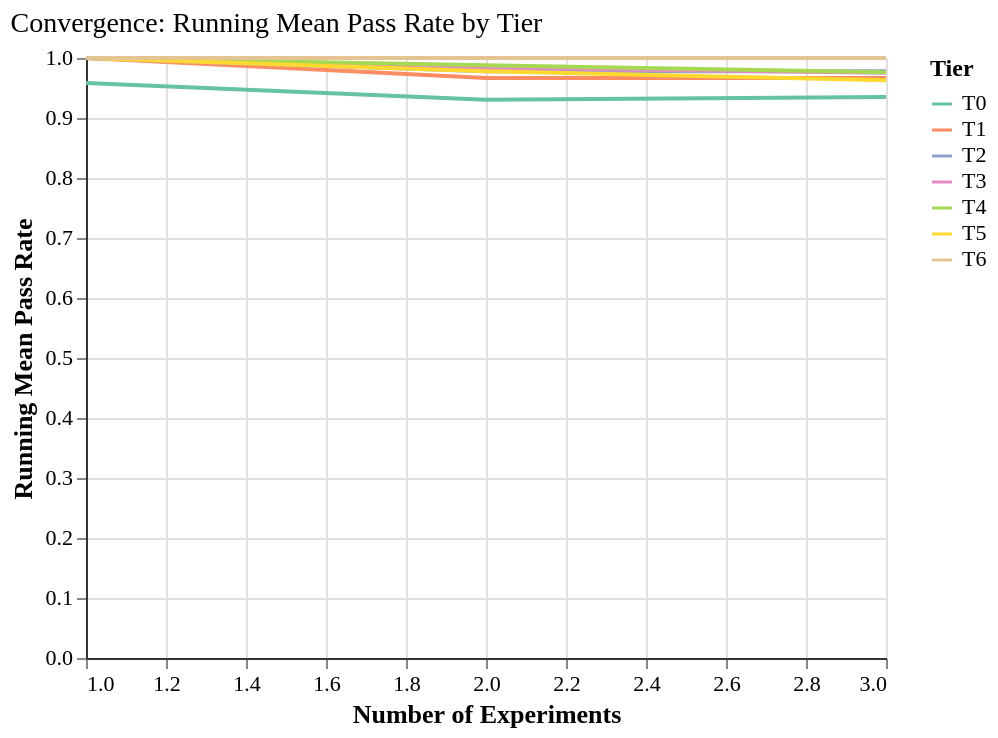

Specify this chart in Vega-Lite:
### Vega-Lite specification from a JSON file in a GitHub repository (floating-point values rounded to 4 significant figures)
{"config": {"font": "serif", "axis": {"labelFontSize": 11, "titleFontSize": 13, "gridColor": "#e0e0e0", "domainColor": "#333333"}, "legend": {"labelFontSize": 11, "titleFontSize": 12}, "title": {"fontSize": 14, "anchor": "start", "fontWeight": "normal"}, "view": {"stroke": null, "continuousWidth": 400, "continuousHeight": 300}, "mark": {"tooltip": true}}, "data": {"name": "data-9818e6e78b18ed1447c77591a4f382d4"}, "mark": {"type": "line"}, "encoding": {"color": {"field": "tier", "scale": {"domain": ["T0", "T1", "T2", "T3", "T4", "T5", "T6"], "range": ["#66c2a5", "#fc8d62", "#8da0cb", "#e78ac3", "#a6d854", "#ffd92f", "#e5c494"]}, "sort": ["T0", "T1", "T2", "T3", "T4", "T5", "T6"], "title": "Tier", "type": "ordinal"}, "tooltip": [{"field": "tier", "title": "Tier", "type": "ordinal"}, {"field": "n_experiments", "title": "Experiments", "type": "quantitative"}, {"field": "running_mean", "format": ".3f", "title": "Running Mean", "type": "quantitative"}], "x": {"field": "n_experiments", "title": "Number of Experiments", "type": "quantitative"}, "y": {"field": "running_mean", "scale": {"domain": [0, 1]}, "title": "Running Mean Pass Rate", "type": "quantitative"}}, "title": "Convergence: Running Mean Pass Rate by Tier", "$schema": "https://vega.github.io/schema/vega-lite/v6.1.0.json", "datasets": {"data-9818e6e78b18ed1447c77591a4f382d4": [{"tier": "T0", "n_experiments": 1, "running_mean": 0.9583}, {"tier": "T0", "n_experiments": 2, "running_mean": 0.9306}, {"tier": "T0", "n_experiments": 3, "running_mean": 0.9352}, {"tier": "T1", "n_experiments": 1, "running_mean": 1.0}, {"tier": "T1", "n_experiments": 2, "running_mean": 0.9667}, {"tier": "T1", "n_experiments": 3, "running_mean": 0.9667}, {"tier": "T2", "n_experiments": 1, "running_mean": 1.0}, {"tier": "T2", "n_experiments": 2, "running_mean": 0.9778}, {"tier": "T2", "n_experiments": 3, "running_mean": 0.9778}, {"tier": "T3", "n_experiments": 1, "running_mean": 1.0}, {"tier": "T3", "n_experiments": 2, "running_mean": 0.9837}, {"tier": "T3", "n_experiments": 3, "running_mean": 0.9756}, {"tier": "T4", "n_experiments": 1, "running_mean": 1.0}, {"tier": "T4", "n_experiments": 2, "running_mean": 0.9881}, {"tier": "T4", "n_experiments": 3, "running_mean": 0.9762}, {"tier": "T5", "n_experiments": 1, "running_mean": 1.0}, {"tier": "T5", "n_experiments": 2, "running_mean": 0.9778}, {"tier": "T5", "n_experiments": 3, "running_mean": 0.963}, {"tier": "T6", "n_experiments": 1, "running_mean": 1.0}, {"tier": "T6", "n_experiments": 2, "running_mean": 1.0}, {"tier": "T6", "n_experiments": 3, "running_mean": 1.0}]}}
